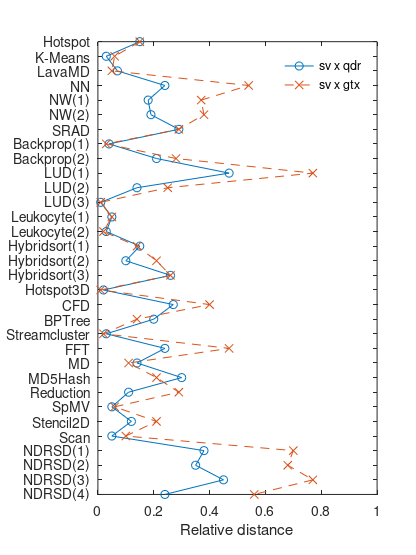

MATLAB code to generate this figure:
x = 0:31;
labels = [
	"Hotspot"
	"K-Means"
	"LavaMD"
	"NN"
	"NW(1)"
	"NW(2)"

	"SRAD"
	"Backprop(1)"
	"Backprop(2)"
	"LUD(1)"
	"LUD(2)"
	"LUD(3)"
	"Leukocyte(1)"
	"Leukocyte(2)"
	"Hybridsort(1)"
	"Hybridsort(2)"
	"Hybridsort(3)"
	"Hotspot3D"
	"CFD"
	"BPTree"


	"Streamcluster"

	"FFT"

	"MD"
	"MD5Hash"
	"Reduction"
	"SpMV"
	"Stencil2D"
	"Scan"
	"NDRSD(1)"
	"NDRSD(2)"
	"NDRSD(3)"
	"NDRSD(4)"

];
svqdr_sv = [
	0.15
	0.03
	0.07
	0.24
	0.18
	0.19

	0.29
	0.04
	0.21
	0.47
	0.14
	0.01
	0.05
	0.03
	0.15
	0.10
	0.26
	0.02
	0.27
	0.20


	0.03

	0.24

	0.14
	0.30
	0.11
	0.05
	0.12
	0.05
	0.38
	0.35
	0.45
	0.24

];
svqdr_qdr = [
	0.85
	0.97
	0.93
	0.76
	0.82
	0.81

	0.71
	0.96
	0.79
	0.53
	0.86
	0.99
	0.95
	0.97
	0.85
	0.90
	0.74
	0.98
	0.73
	0.80


	0.97

	0.76

	0.86
	0.70
	0.89
	0.95
	0.88
	0.95
	0.62
	0.65
	0.55
	0.76

];
svgtx_sv = [
	0.15
	0.06
	0.05
	0.54
	0.37
	0.38

	0.29
	0.03
	0.28
	0.77
	0.25
	0.01
	0.05
	0.02
	0.14
	0.21
	0.26
	0.01
	0.40
	0.14


	0.02

	0.47

	0.11
	0.21
	0.29
	0.06
	0.21
	0.10
	0.70
	0.68
	0.77
	0.56

];
svgtx_gtx = [
	0.85
	0.94
	0.95
	0.46
	0.63
	0.62

	0.71
	0.97
	0.72
	0.23
	0.75
	0.99
	0.95
	0.98
	0.86
	0.79
	0.74
	0.99
	0.60
	0.86


	0.98

	0.53

	0.89
	0.79
	0.71
	0.94
	0.79
	0.90
	0.30
	0.32
	0.23
	0.44

];

plot(x, svqdr_sv, "-o", x, svgtx_sv, "--x")
axis([0 31 0 1])
view([90 90])
legend("sv x qdr", "sv x gtx")
legend boxoff
set(gca, "xtick", x, "xticklabel", labels, "ylabel", "Relative distance")
set(gcf, "paperunits", "points", "paperposition", [0 0 300 400])
set(gcf, "paperunits", "points", "position", [0 0 300 400])
saveas(gcf, "first_sv.svg", "svg")